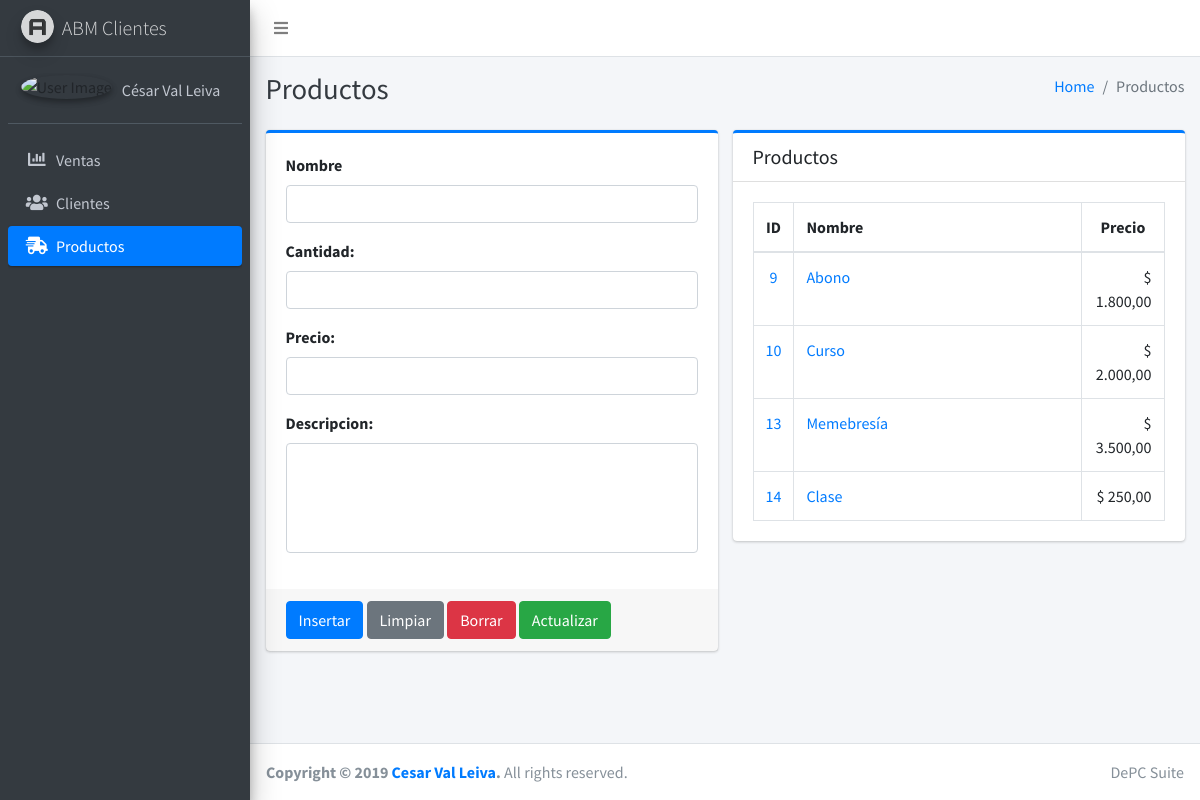
The page /productos.php on the database its author committed.
### tables this page shows
CREATE TABLE `productos` (
  `idproducto` int(11) NOT NULL,
  `nombre` varchar(50) NOT NULL,
  `precio` decimal(10,0) NOT NULL,
  `cantidad` int(10) NOT NULL,
  `descripcion` text NOT NULL
);

### entidades/producto.php (called while the page is built, shortened)
<?php
class Producto{
    public function __get($atributo) {
        return $this->$atributo;
    }
    public function obtenerTodos(){
        $aProducto = null;
        $mysqli = new mysqli(Constante::BBDD_HOST, Constante::BBDD_USUARIO, Constante::BBDD_CLAVE, Constante::BBDD_NOMBRE);
        $resultado = $mysqli->query("SELECT idproducto,
            nombre,
            cantidad,
            precio,
            descripcion
            FROM productos ORDER BY idproducto ASC");
        if($resultado){
            while ($fila = $resultado->fetch_assoc()) {
                $obj = new Producto();
                $obj->idProducto = $fila["idproducto"];
                $obj->nombre = $fila["nombre"];
                $obj->cantidad = $fila["cantidad"];
                $obj->precio = $fila["precio"];
                $obj->descripcion = $fila["descripcion"];
                $aProducto[] = $obj;
            }
            return $aProducto;
        }
    }
}
?>

### productos.php (the view, shortened to what this page needs)
<?php $page = "Productos";
include_once "entidades/producto.php";
$producto = new Producto();
$aProductos = $producto->obtenerTodos();
?>
<!DOCTYPE html>
<html lang="en">
<head>
  <link rel="stylesheet" href="plugins/fontawesome-free/css/all.min.css">
  <link rel="stylesheet" href="dist/css/adminlte.min.css">
</head>
<body class="hold-transition sidebar-mini">
<div class="wrapper">
  <?php include_once "includes/menu.php"; ?>
  <div class="content-wrapper">
    <div class="content-header">
      <div class="container-fluid">
        <div class="row mb-2">
          <div class="col-sm-6">
            <h1 class="m-0 text-dark"><?php echo $page; ?></h1>
          </div>
          <div class="col-sm-6">
            <ol class="breadcrumb float-sm-right">
              <li class="breadcrumb-item"><a href="#">Home</a></li>
              <li class="breadcrumb-item active"><?php echo $page; ?></li>
            </ol>
          </div>
        </div>
      </div>
    </div>
    <div class="content">
      <div class="container-fluid">
        <div class="row">
          <div class="col-lg-6">
            <div class="card card-primary card-outline">
              <form role="form" action="" method="POST">
                <div class="card-body">
                  <div class="form-group">
                    <label for="txtNombre">Nombre</label>
                    <input type="text" required class="form-control" name="txtNombre" id="txtNombre" value="<?php echo $producto->nombre; ?>">
                  </div>
                  <div class="form-group">
                    <label for="txtCantidad">Cantidad:</label>
                    <input type="number" required class="form-control" name="txtCantidad" id="txtCantidad" value="<?php echo $producto->cantidad; ?>">
                  </div>
                  <div class="form-group">
                    <label for="txtPrecio">Precio:</label>
                    <input type="text" class="form-control" name="txtPrecio" id="txtPrecio" value="<?php echo $producto->precio; ?>">
                  </div>
                  <div class="form-group">
                    <label for="txtDescripcion">Descripcion:</label>
                    <textarea type="text" class="form-control" rows="4" style="resize: none;" name="txtDescripcion" id="txtDescripcion"><?php echo $producto->descripcion; ?></textarea>
                  </div>
                </div>
                <div class="card-footer">
                  <input type="submit" class="btn btn-primary" name="btnInsertar" id="btnInsertar" value="Insertar">
                  <a href="productos.php" class="btn btn-secondary">Limpiar</a>
                  <input type="submit" class="btn btn-danger" name="btnBorrar" id="btnBorrar" value="Borrar">
                  <input type="submit" class="btn btn-success" name="btnActualizar" id="btnActualizar" value="Actualizar">
                </div>
              </form>
            </div>
          </div>
          <div class="col-lg-6">
            <div class="card card-primary card-outline">
              <div class="card-header">
                <h5 class="m-0">Productos</h5>
              </div>
              <div class="card-body">
                <table class="table table-bordered table-hover">
                  <thead>
                    <tr>
                      <th style="width: 8%; text-align: center;">ID</th>
                      <th style="width: 72%">Nombre</th>
                      <th style="width: 20%; text-align: center;">Precio</th>
                    </tr>
                  </thead>
                  <tbody>
                    <?php if($aProductos != ""){ foreach ($aProductos as $producto) : ?>
                      <tr>
                        <td align="center"><a href="productos.php?prod=<?php echo $producto->idProducto; ?>"><?php echo $producto->idProducto; ?></a></td>
                        <td><a href="productos.php?prod=<?php echo $producto->idProducto; ?>"><?php echo $producto->nombre; ?></a></td>
                        <td align="right">$ <?php echo number_format($producto->precio, 2, ',', '.') ?></td>
                      </tr>
                    <?php endforeach; }?>
                  </tbody>
                </table>
              </div>
            </div>
          </div>
        </div>
      </div>
    </div>
  </div>
 <?php include_once "includes/footer.php"; ?>
</div>
</body>
</html>

### includes/menu.php
<nav class="main-header navbar navbar-expand navbar-white navbar-light">
  <ul class="navbar-nav">
    <li class="nav-item">
      <a class="nav-link" data-widget="pushmenu" href="#"><i class="fas fa-bars"></i></a>
    </li>
  </ul>
</nav>
<aside class="main-sidebar sidebar-dark-primary elevation-4">
  <a href="index.php" class="brand-link">
    <img src="dist/img/AdminLTELogo.png" alt="AdminLTE Logo" class="brand-image img-circle elevation-3"
         style="opacity: .8">
    <span class="brand-text font-weight-light">ABM Clientes</span>
  </a>
  <div class="sidebar">
    <div class="user-panel mt-3 pb-3 mb-3 d-flex">
      <div class="image">
        <img src="dist/img/user3.png" class="img-circle elevation-2" alt="User Image">
      </div>
      <div class="info">
        <a href="#" class="d-block">César Val Leiva</a>
      </div>
    </div>
    <nav class="mt-2">
      <ul class="nav nav-pills nav-sidebar flex-column" data-widget="treeview" role="menu" data-accordion="false">
        <li class="nav-item">
          <a href="index.php" class="nav-link <?php echo ($page == 'Ventas') ? 'active' : ''?>">
            <i class="nav-icon fas fa-chart-bar"></i>
            <p>
              Ventas
            </p>
          </a>
        </li>
        <li class="nav-item">
          <a href="clientes.php" class="nav-link <?php echo ($page == 'Clientes') ? 'active' : ''?>">
            <i class="nav-icon fas fa-users"></i>
            <p>
              Clientes
            </p>
          </a>
        </li>
        <li class="nav-item">
          <a href="productos.php" class="nav-link <?php echo ($page == 'Productos') ? 'active' : ''?>">
            <i class="nav-icon fas fa-shipping-fast"></i>
            <p>
              Productos
            </p>
          </a>
        </li>
      </ul>
    </nav>
  </div>
</aside>

### includes/footer.php
<footer class="main-footer">
  <div class="float-right d-none d-sm-inline">
    DePC Suite
  </div>
  <strong>Copyright &copy; 2019 <a href="https://adminlte.io">Cesar Val Leiva</a>.</strong> All rights reserved.
</footer>

### rows shown on the page
productos: idproducto "9", nombre "Abono", precio "1.800,00"
productos: idproducto "10", nombre "Curso", precio "2.000,00"
productos: idproducto "13", nombre "Memebresía", precio "3.500,00"
productos: idproducto "14", nombre "Clase", precio "250,00"

### other values the page prints
$page "Productos"
